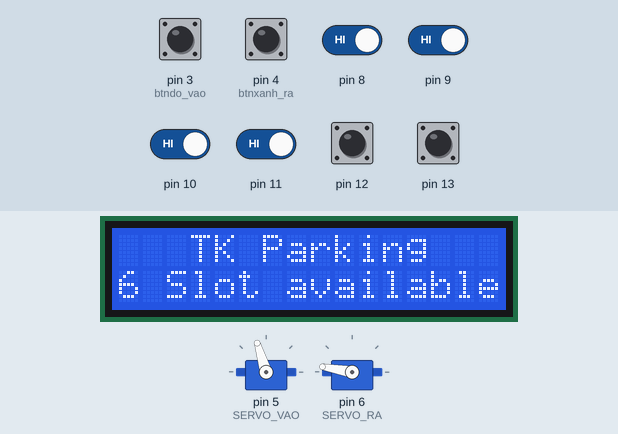
Simulated run of this sketch. Board: Arduino Uno, built with avr-gcc and run on an emulated ATmega328P. Parts: 16×2 character LCD, 2 × servo. Inputs (shaded band) come from the test bench; at power-on: pin 3 (btndo_vao), pin 4 (btnxanh_ra), pin 8–13 HIGH.

Above: at 1.2 s.
1.3 s: pin 3 (btndo_vao) pulled LOW for 0.15 s
At 2.2 s:
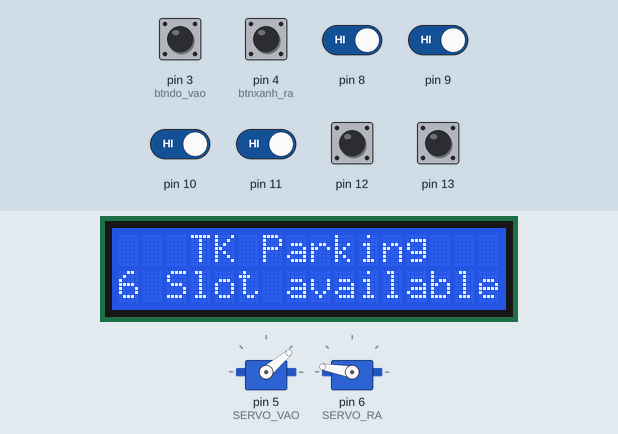
2.9 s: pin 8 driven LOW
At 5.7 s:
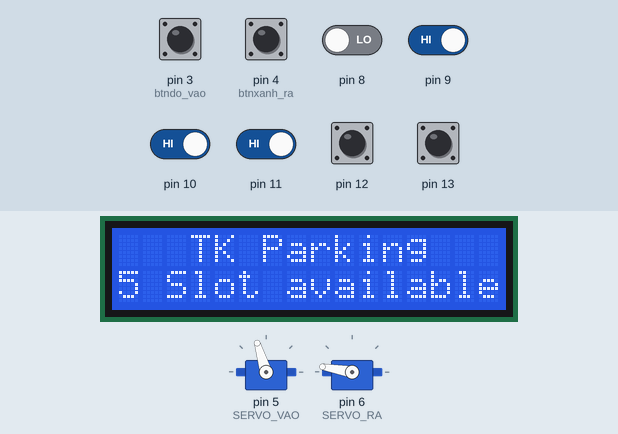
5.9 s: pin 4 (btnxanh_ra) pulled LOW for 0.15 s
At 6.6 s:
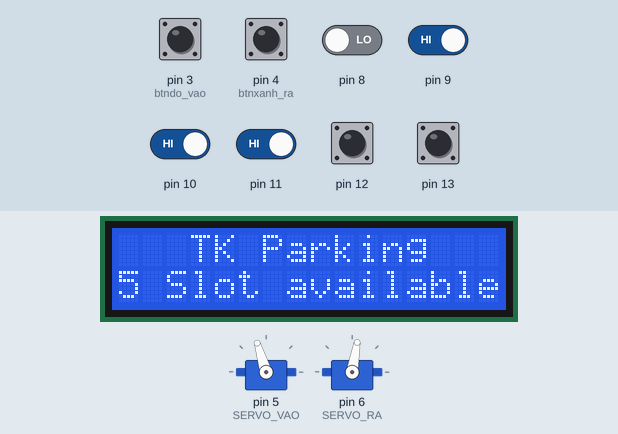
7.5 s: pin 9 driven LOW
At 10.3 s:
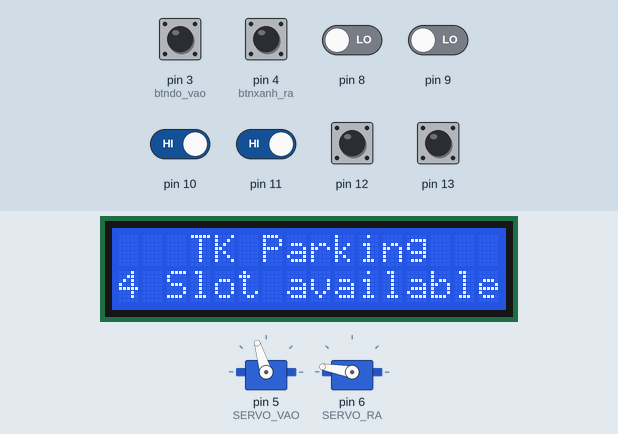
10.5 s: pin 10 driven LOW
At 11.7 s:
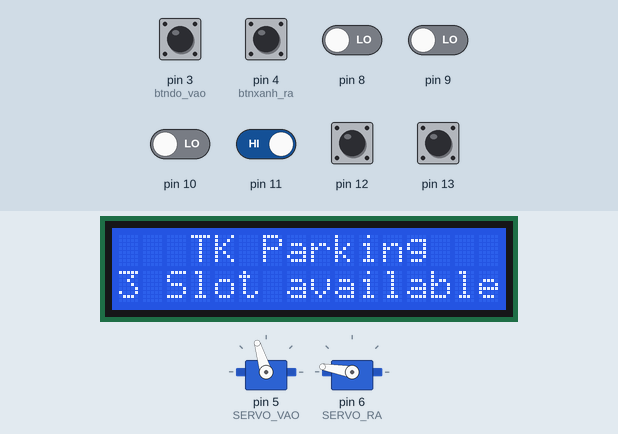
12.0 s: pin 11 driven LOW
At 12.8 s:
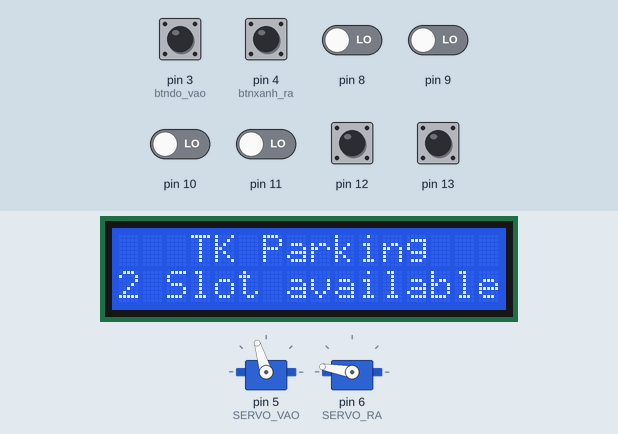
Timing chart, 0 to 14.5 s (numbered marks = the images above; inputs shaded):
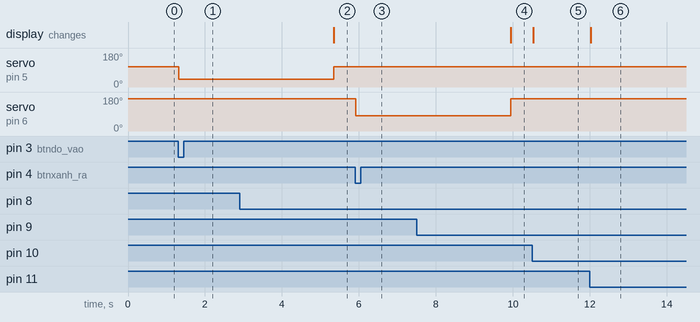

The sketch:

cb.ino
```cpp
#include <Wire.h>
#include <LiquidCrystal_I2C.h>
#include <Servo.h>
#define SERVO_VAO 5
#define SERVO_RA 6
#define btndo_vao 3
#define btnxanh_ra 4
Servo sv_vao, sv_ra;
LiquidCrystal_I2C lcd(0x27, 16, 2);
int a=0 , b=0, c=0, d=0, e=0, f=0;
int count=0;
void setup()
{
  // initialize the LCD
 Serial.begin(9600);
  lcd.begin();
  lcd.backlight();
  sv_vao.attach(SERVO_VAO);
  sv_ra.attach(SERVO_RA);
  pinMode(btndo_vao, INPUT_PULLUP);
  pinMode(btnxanh_ra, INPUT_PULLUP);
}
void loop()
{
   if(digitalRead(btndo_vao)==0)
    {
      sv_vao.write(40);
      delay(4000);
      sv_vao.write(107);
    }
   else
    sv_vao.write(107);
  if(digitalRead(btnxanh_ra)==0)
    {
      sv_ra.write(80);
      delay(4000);
      sv_ra.write(170);
    }
   else
    sv_ra.write(170);
    ////////////////
  if(digitalRead(8)==0)
  {
          a = 1;
  }
  else
  {
    a = 0;
   }

   if(digitalRead(9)==0)
  {
          b = 1;
  }
  else
  {
    b = 0;
   }
   if(digitalRead(10)==0)
  {
          c = 1;
  }
  else
  {
    c= 0;
   }

   if(digitalRead(11)==0)
  {
          d = 1;
  }
  else
  {
    d = 0;
   }
   if(digitalRead(12)==0)
  {
          e = 1;
  }
  else
  {
    e = 0;
  }
   if(digitalRead(13)==0)
  {
          f = 1;
  }
  else
  {
    f = 0;
  }

   count = a+b+c+d+e+f;
     //lcd.setCursor(12,0);
  //lcd.print(count);


  if (count == 6)
  {
     lcd.setCursor(0,1);
    lcd.print("Full slot, Sorry");
  }
  else
  {
       lcd.setCursor(0,1);
        //lcd.print("Welcome, ");
        lcd.print(6 - count);
        lcd.print(" Slot available");
  }

 lcd.setCursor(3,0);
 lcd.print("TK Parking");
}
```

Measured:
- after the input at 1.3 s, servo on pin 5 (SERVO_VAO): 107° → 40° at once
- after the input at 2.9 s, the display: changes after 2.5 s (image 2)
- after the input at 5.9 s, servo on pin 6 (SERVO_RA): 170° → 80° at once
- after the input at 7.5 s, the display: changes after 2.4 s (image 4)
- after the input at 10.5 s, the display: changes at once (image 5)
- after the input at 12.0 s, the display: changes at once (image 6)
